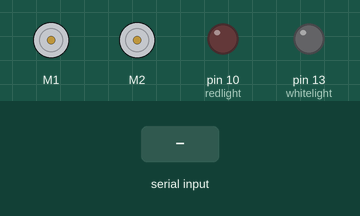
Simulated run of this sketch. Board: Arduino Uno, built with avr-gcc and run on an emulated ATmega328P. Shown: 2 × DC motor (green arrow = forward, orange = backward, longer = faster), output pins drawn as LEDs (lit = HIGH). Inputs (shaded band) come from the test bench. What the sketch prints to the serial monitor is not drawn.

Above: at 1.2 s.
1.3 s: "F" received over Serial
At 1.7 s:
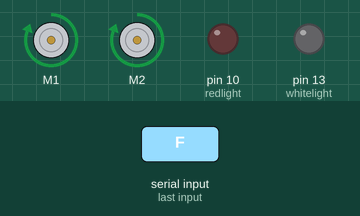
2.8 s: "B" received over Serial
At 4.0 s:
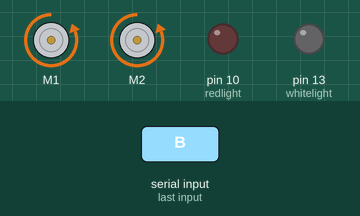
4.3 s: "L" received over Serial
At 5.2 s:
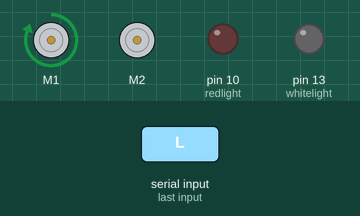
5.8 s: "R" received over Serial
At 6.3 s:
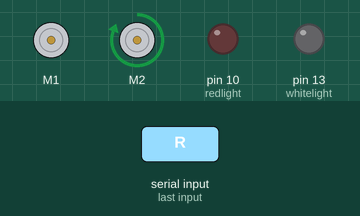
7.3 s: "U" received over Serial
At 8.5 s:
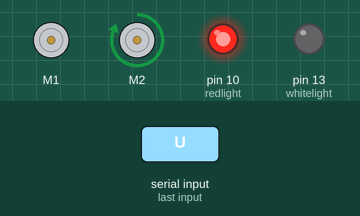
8.8 s: "S" received over Serial
At 9.8 s:
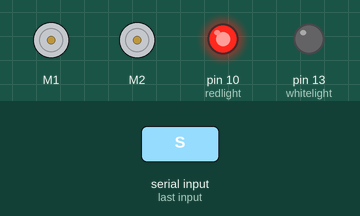
Timing chart, 0 to 11.3 s (numbered marks = the images above; inputs shaded):
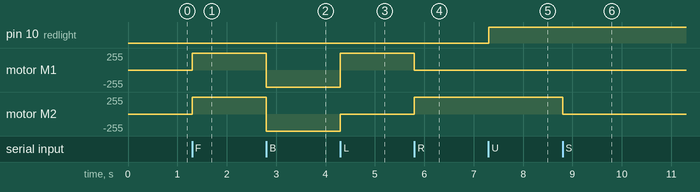

Measured:
- after the input at 1.3 s, motor M1, motor M2: stopped → forward 255/255 at once
- after the input at 2.8 s, motor M1, motor M2: forward 255/255 → backward 255/255 at once
- after the input at 4.3 s, motor M1: backward 255/255 → forward 255/255 at once; motor M2: backward 255/255 → stopped at once
- after the input at 5.8 s, motor M1: forward 255/255 → stopped at once; motor M2: stopped → forward 255/255 at once
- after the input at 7.3 s, pin 10 (redlight): LOW → HIGH at once
- after the input at 8.8 s, motor M2: forward 255/255 → stopped at once

The sketch:

sketch_jun26d.ino
```cpp
#include <AFMotor.h>
AF_DCMotor motor2(2, MOTOR12_64KHZ); // create motor #2, 64KHz pwm
AF_DCMotor motor1(1, MOTOR12_64KHZ); // motor #1
char dataIn = 'S';
char determinant;
char det;
int vel = 0; //Bluetooth Stuff
int whitelight = 13;
int redlight = 10;
void setup() {
  // put your setup code here, to run once:
Serial.begin(9600); // set up Serial library at 9600 bps
Serial.println("Motor test!");
motor1.setSpeed(255); // set the speed to 200/255
motor2.setSpeed(255); // set the speed to 200/255
pinMode(whitelight, OUTPUT);
pinMode(redlight, OUTPUT);
}

void loop() {
  // put your main code here, to run repeatedly:


  //serial code analysis
  det = check();
  switch (det){
    case 'F': // F, move forward
    motor1.run(FORWARD); // turn it on going forward
    motor2.run(FORWARD); // turn it on going forward

    break;

    case 'B': // B, move back
    motor1.run(BACKWARD); // the other way
    motor2.run(BACKWARD); // the other way
    break;

    case 'L':// L, move wheels left
    motor1.run(FORWARD); // turn it on going forward
    motor2.run(RELEASE); // stopped
    break;

    case 'R': // R, move wheels right
    motor1.run(RELEASE); // stopped
    motor2.run(FORWARD); // turn it on going forward
    break;

    case 'S': // S, stop
    motor1.run(RELEASE); // stopped
    motor2.run(RELEASE); // stopped
    break;

    case 'U': // V, Red light on
    //Serial.println("Red LIght On");
    digitalWrite(redlight, HIGH);
    break;

    case 'u': //v, Red light off
    //Serial.println("Red Light Off");
    digitalWrite(redlight, LOW);
    break;

    case 'W': //W, Front Lights On
    //Serial.println("White LIght On");
    digitalWrite(whitelight, HIGH);
    break;

    case 'w': //w, Front Lights Off
    //Serial.println("White Light Off");
    digitalWrite(whitelight, LOW);
    break;
  }
}

//get bluetooth code received from serial port
char check(){
  if (Serial.available() > 0){// if there is valid data in the serial port
    dataIn = Serial.read();// stores data into a varialbe

    //check the code
    if (dataIn == 'F'){//Forward
      determinant = 'F';
    }
    else if (dataIn == 'B'){//Backward
      determinant = 'B';
    }
    else if (dataIn == 'L'){//Left
      determinant = 'L';
    }
    else if (dataIn == 'R'){//Right
      determinant = 'R';
    }
    else if (dataIn == 'S'){//Stop
      determinant = 'S';

    }
    else if (dataIn == 'U'){//Red Lights On
      determinant = 'U';
    }
    else if (dataIn == 'u'){//Red Lights Off
      determinant = 'u';
    }
    else if (dataIn == 'W'){//White Lights On
      determinant = 'W';
    }
    else if (dataIn == 'w'){//White Lights Off
      determinant = 'w';
    }
  return determinant;
}
}
```
